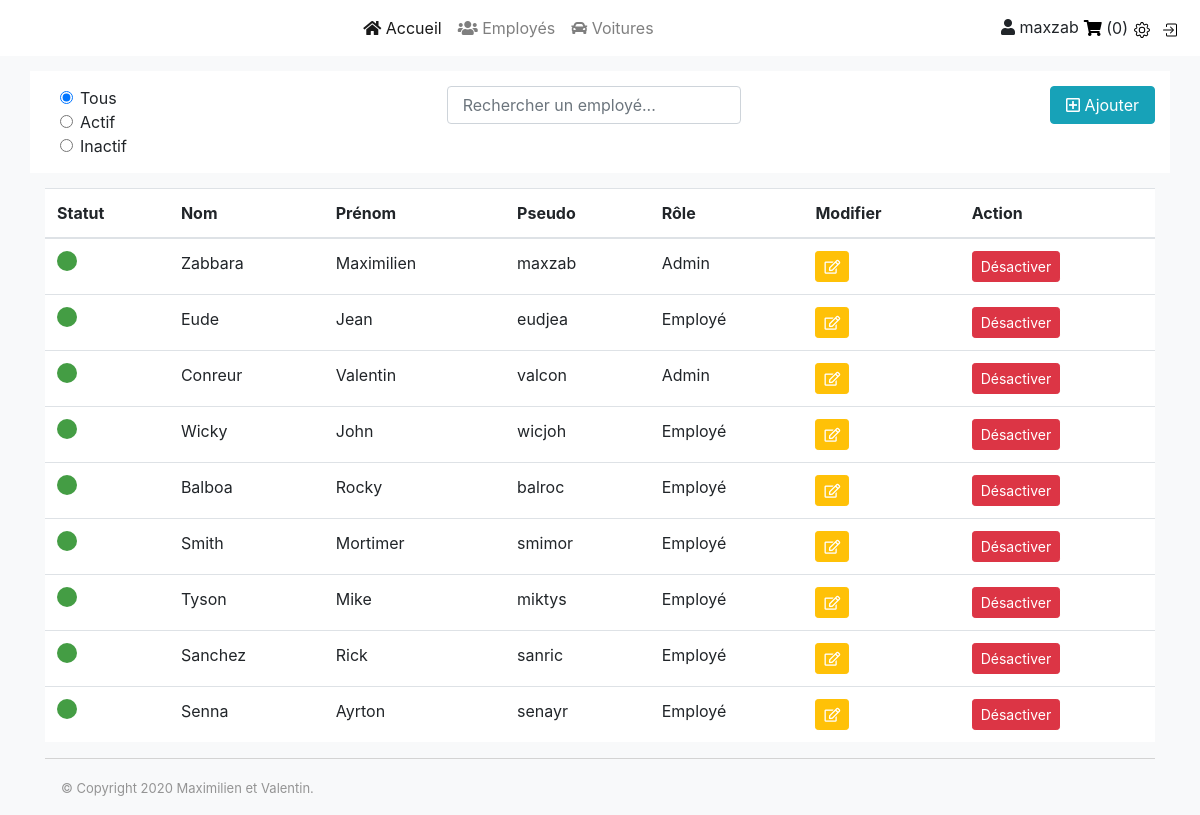
/CONTROL/employees.php (signed in), run on the app's committed database.
### tables this page shows
CREATE TABLE `users` (
  `users_ID` int(11) NOT NULL,
  `roles_ID` int(11) NOT NULL,
  `name` varchar(255) NOT NULL,
  `firstname` varchar(255) NOT NULL,
  `pseudo` varchar(255) NOT NULL,
  `password` varchar(255) NOT NULL,
  `isActive` tinyint(1) NOT NULL
);

CREATE TABLE `roles` (
  `roles_ID` int(11) NOT NULL,
  `Label` varchar(255) NOT NULL
);

### MODEL/model.php (called while the page is built, shortened)
<?php
class model
{
    protected $stmt;
    protected $table = '';
    public function __construct()
    {
        try {
            $dns = 'mysql:host=localhost;dbname=vente_voiture';
            $userDB = 'root';
            $passwd = '';
            $this->stmt = new PDO($dns, $userDB, $passwd, array(PDO::ATTR_ERRMODE => PDO::ERRMODE_WARNING));
        }catch(PDOException $e){
            die('Erreur : '. $e->getMessage());
        }
    }
    public function readDB($fields = NULL, $where ='', $innerJoin = '', $orderBy = NULL){
        if($orderBy == NULL) {
            if ($where != '') {
                if ($innerJoin != '') {
                    $sql = 'SELECT ' . $fields . ' FROM ' . $this->table . ' INNER JOIN ' . $innerJoin . ' WHERE ' . $where;
                } else {
                    $sql = 'SELECT ' . $fields . ' FROM ' . $this->table . ' WHERE ' . $where;
                }
            } else {
                if ($innerJoin != '') {
                    $sql = 'SELECT ' . $fields . ' FROM ' . $this->table . ' INNER JOIN ' . $innerJoin;
                } else {
                    $sql = 'SELECT ' . $fields . ' FROM ' . $this->table ;
                }
            }
        }else{
            $sql = 'SELECT ' . $fields . ' FROM ' . $this->table . ' INNER JOIN ' . $innerJoin . ' ORDER BY ' . $orderBy;
        }
        try {
            $select = $this->stmt->query($sql);
            $select->setFetchMode(PDO::FETCH_OBJ);
            $this->data = $select->fetchAll();
        }catch(Exception $e){
            echo 'Une erreur est survenue lors de la récupération des données';
        }
    }
}

### MODEL/users.php (the view, shortened to what this page needs)
<?php
class users extends model
{
    function displayLoopResult($users){
        foreach ($users->data as $k)
        {
            echo '<tr>';
            if($k->isActive == 1){
                echo '<td><span class="dot-success"></span></td>';
            }else{
                echo '<td><span class="dot-danger"></span></td>';
            }
            echo '<td>'.$k->name.'</td>';
            echo '<td>'.$k->firstname.'</td>';
            echo '<td>'.$k->pseudo.'</td>';
            if($k->roles_ID == 1){
                echo '<td>'.$k->label.'</td>';
            }else{
                echo '<td> Employé </td>';
            }
            if($k->isActive == 1){
                echo '<td><button type="button" class="btn btn-warning btn-sm update" id="user-'.$k->users_ID.'"><i class="far fa-edit"></i></button></td>';
            }else{
                echo '<td><button type="button" class="btn btn-warning btn-sm update" id="user-'.$k->users_ID.'" disabled><i class="far fa-edit"></i></button></td>';
            }
            if($k->isActive == 1){
                echo '<td><button type="button" class="btn btn-danger btn-sm" id="activation">Désactiver</button></td>';
            }else{
                echo '<td><button type="button" class="btn btn-success btn-sm" id="activation">Activer</button></td>';
            }
            echo '</tr>';
        }
    }
}

### VIEW/css/style.css (style rules this page uses)
.btn-warning { color: #ffffff; }
.dot-success { height: 20px; width: 20px; background-color: #449D44; border-radius: 50%; display: inline-block; }

### VIEW/css/all.css (style rules this page uses)
.fa, .fas, .far, .fal, .fad, .fab { -moz-osx-font-smoothing: grayscale; -webkit-font-smoothing: antialiased; display: inline-block; font-style: normal; font-variant: normal; text-rendering: auto; line-height: 1; }
.fa-edit:before { content: "\f044"; }
.far { font-family: 'Font Awesome 5 Free'; font-weight: 400; }

### data on the page
users: isActive 1 (drawn), name "Zabbara", firstname "Maximilien", pseudo "maxzab", roles_ID.Label "Admin"
users: isActive 1 (drawn), name "Eude", firstname "Jean", pseudo "eudjea", shows "Employé"
users: isActive 1 (drawn), name "Conreur", firstname "Valentin", pseudo "valcon", roles_ID.Label "Admin"
users: isActive 1 (drawn), name "Wicky", firstname "John", pseudo "wicjoh", shows "Employé"
users: isActive 1 (drawn), name "Balboa", firstname "Rocky", pseudo "balroc", shows "Employé"
users: isActive 1 (drawn), name "Smith", firstname "Mortimer", pseudo "smimor", shows "Employé"
users: isActive 1 (drawn), name "Tyson", firstname "Mike", pseudo "miktys", shows "Employé"
users: isActive 1 (drawn), name "Sanchez", firstname "Rick", pseudo "sanric", shows "Employé"
users: isActive 1 (drawn), name "Senna", firstname "Ayrton", pseudo "senayr", shows "Employé"

### other printed values
$_SESSION['pseudoLog'] "maxzab"
